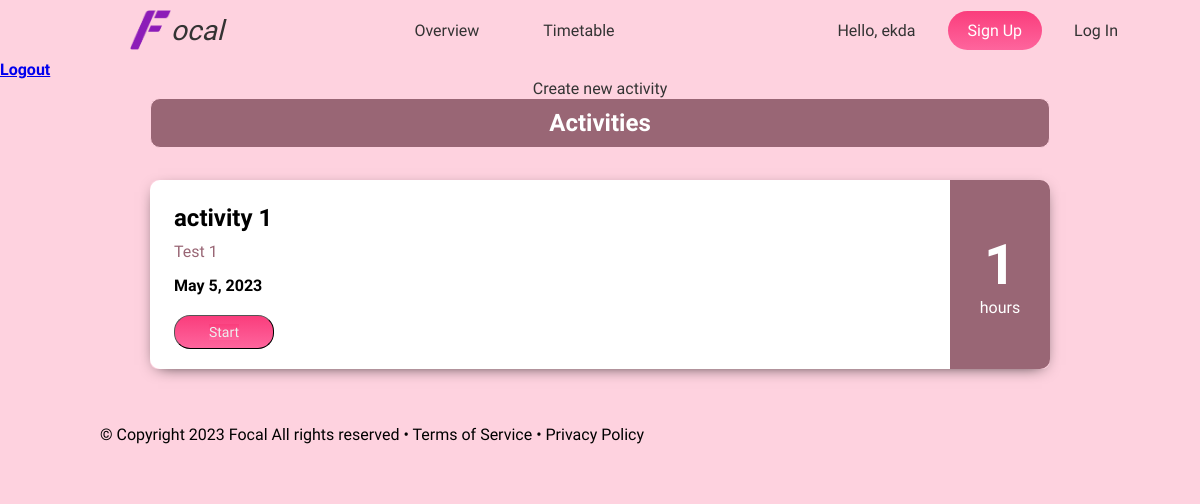
The app's page /timetable/ (signed in), older data.
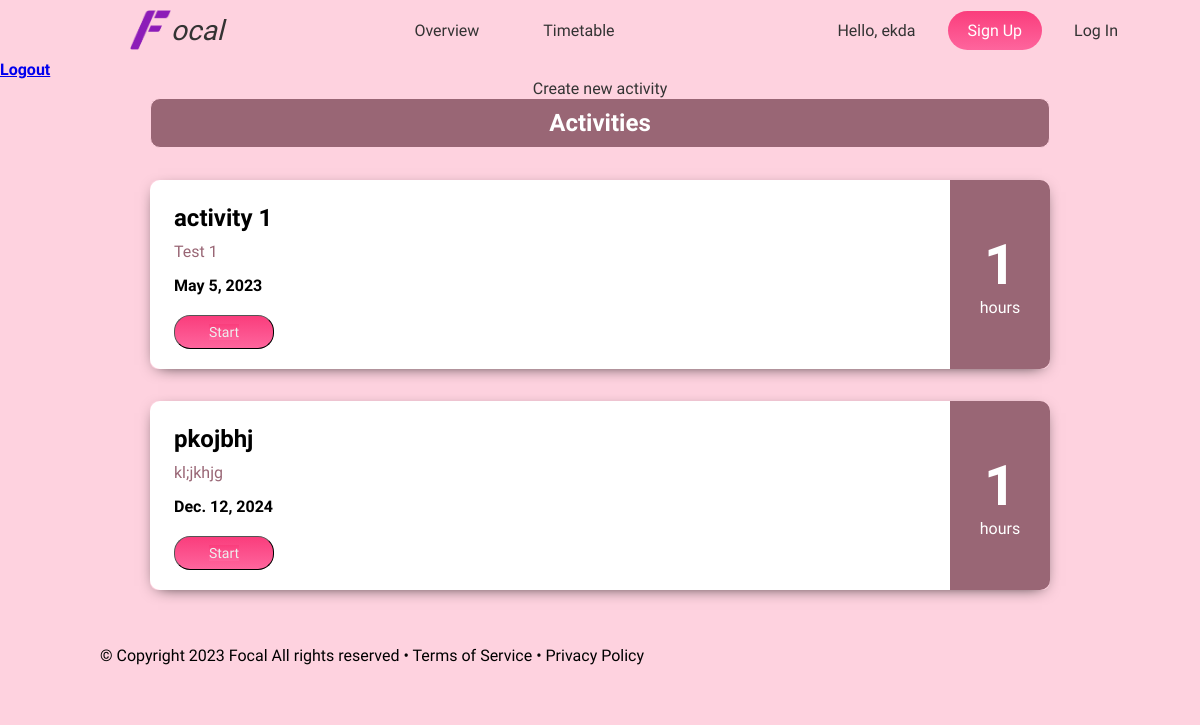
The same page, newer data.
### functionality/models.py (models this page shows, shortened)
class Activity(models.Model):
    activity_name = models.CharField(max_length = 200)
    user_id = models.ForeignKey(User, on_delete=models.CASCADE)
    date_time_start = models.DateField()
    duration = models.IntegerField(default=1)
    completion = models.DecimalField(decimal_places=3, max_digits=4, default=0)
    record_description = models.CharField(max_length=2000)

### functionality/views.py (the view)
# urls.py: path('timetable/', views.timetable, name = 'timetable'),
@login_required(login_url='login')
def timetable(request):
    user = User.objects.get(username = request.user.username)
    try:
        activity_obj = Activity.objects.filter(user_id = user)
    except:
        activity_obj = None
    context = {'activity': activity_obj}
    return render(request, 'timetable.html',context)

### templates/timetable.html (shortened to what this page needs)
{%extends 'base.html'%}
{% block content %}
{%load static%}
<!DOCTYPE html>
<html lang="en">
<head>
    <link rel="stylesheet" href="{% static 'timetable.css' %}">
</head>
<body>
    <div class="activity_container">
        <p><a href="{% url 'create-activity'  %}" class="menu">Create new activity</a></p>
        <h1 class="title">Activities</h1>
        {% for item in activity %}
        <div class="activity">
            <div class="activity_left">
                <h3 class="activity_name">{{item.activity_name}}</h3>
                <div class="record_description">
                    {{item.record_description}}
                </div>
                <div class="date_time_start">
                    {{item.date_time_start}}
                </div>
                <button class="button"><a href="{% url 'timer' activity_name=item.activity_name %}">Start</a></button>
            </div>
            <div class="activity_right">
                <div class="activity_date">
                    <div class="duration">{{item.duration}}</div>
                    <div class="unit">hours</div>
                </div>
            </div>
        </div>
        {% endfor %}
    </div>
</body>
</html>
{% endblock %}

Row changes from the older to the newer data that the page shows:
added Activity: activity_name "pkojbhj", record_description "kl;jkhjg", date_time_start "Dec. 12, 2024", duration "1"
